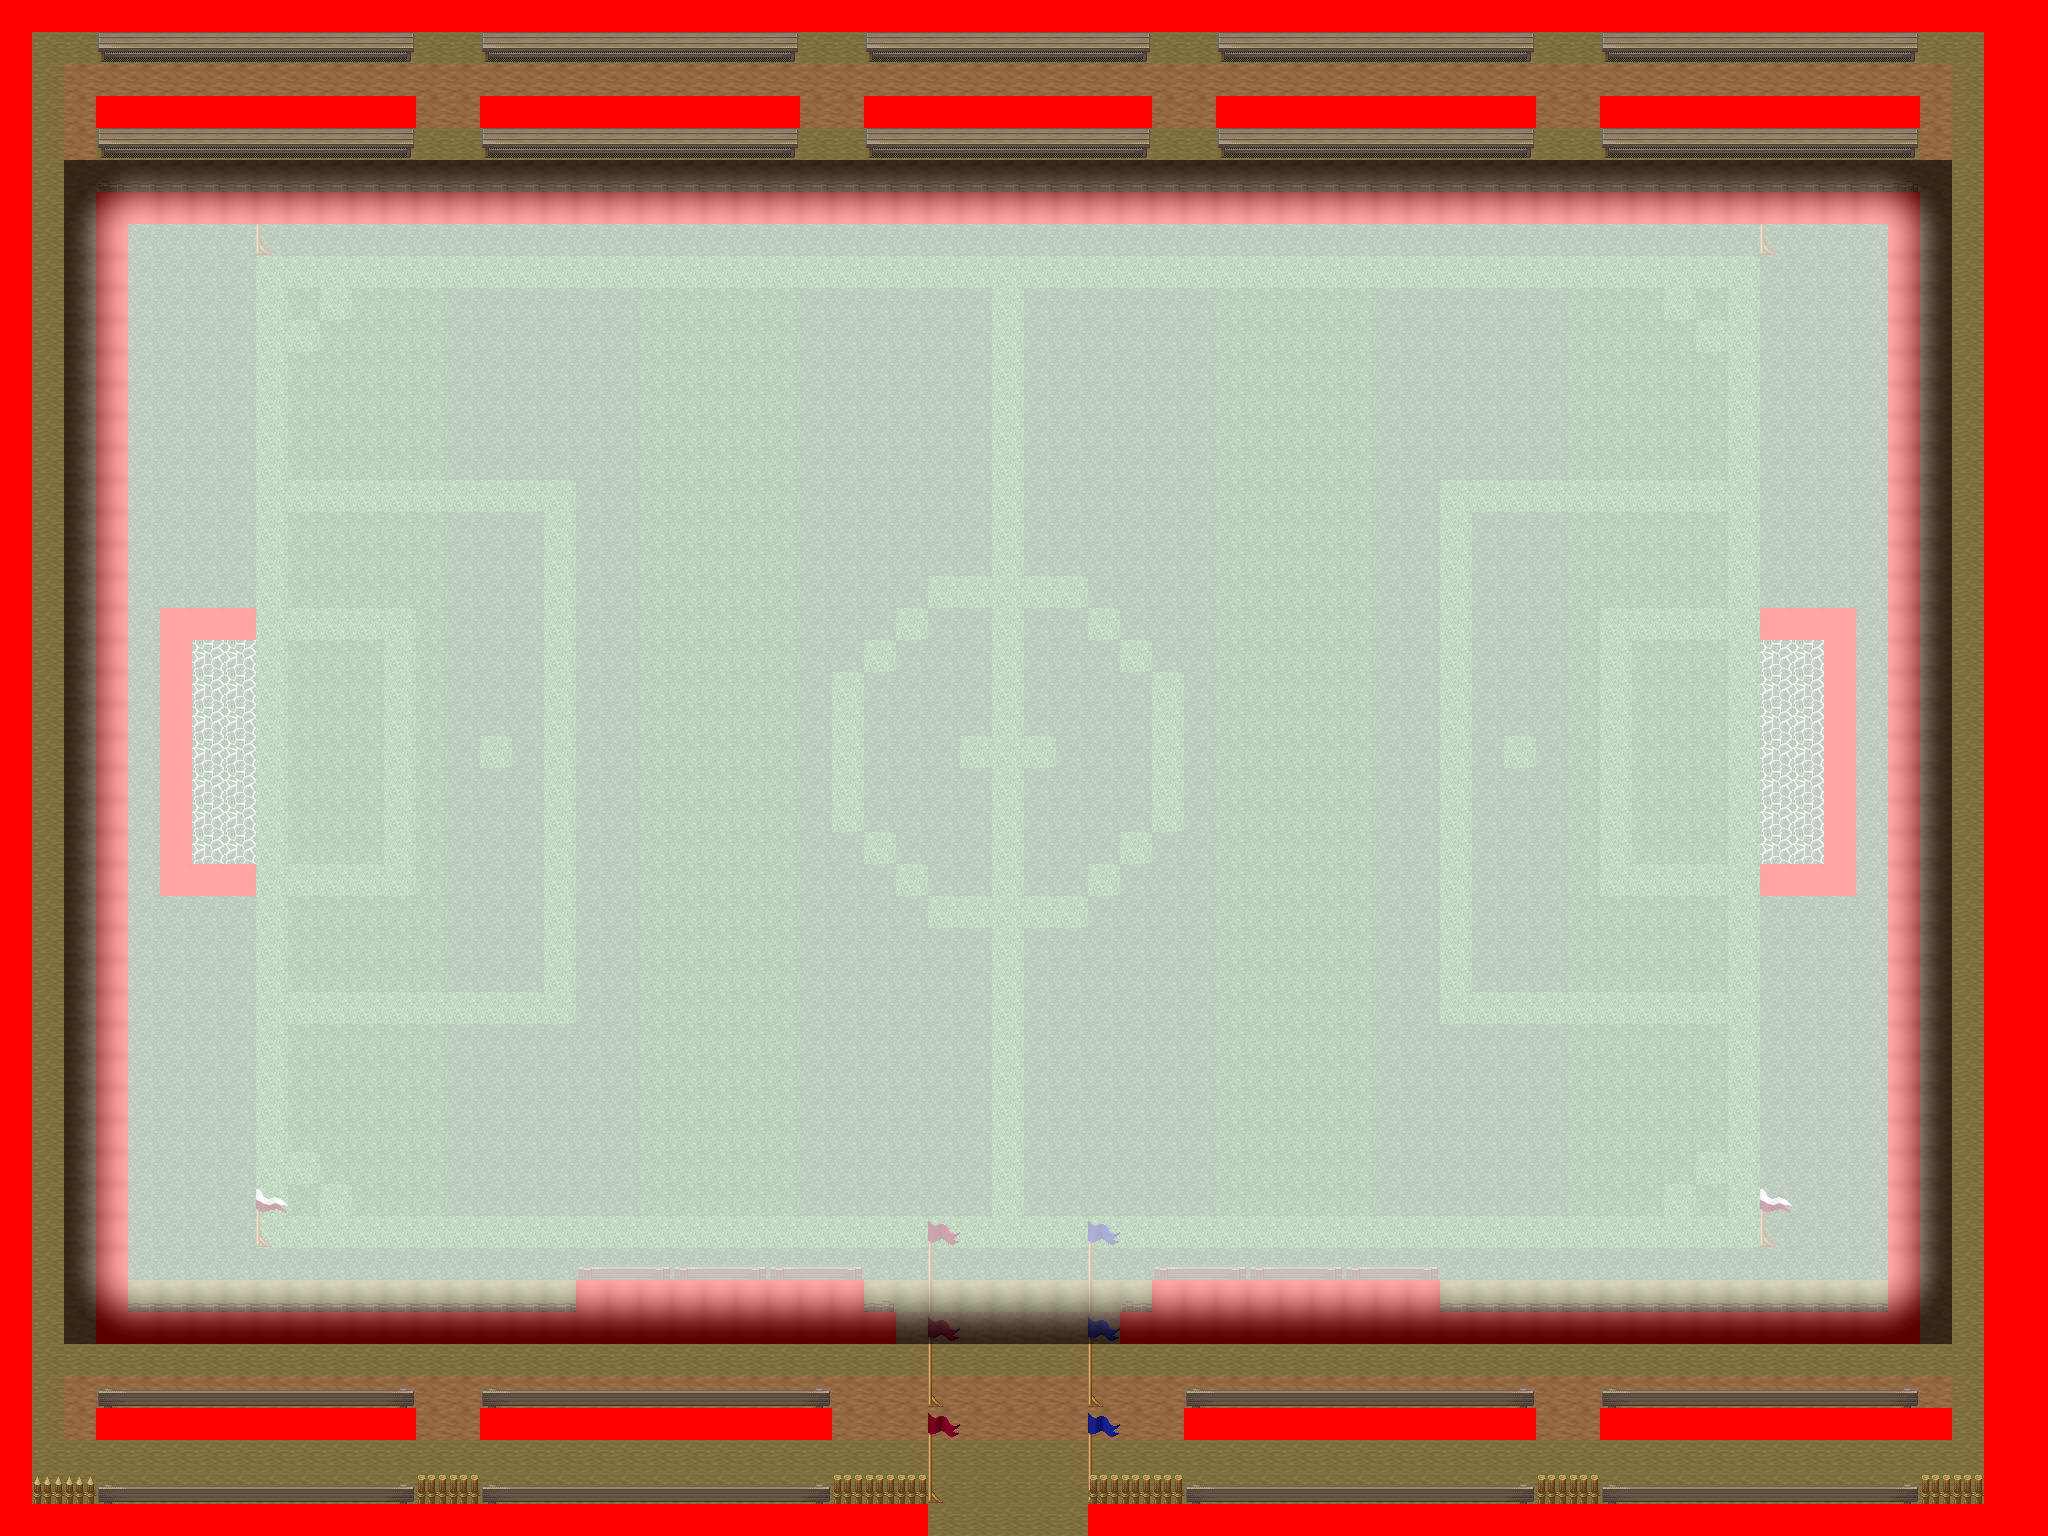

A 2D game scene composited from a Tiled map and its tileset images. What follows is a short description and the map's XML, with each tile layer's data collapsed to a summary:
An orthogonal 64x48 tile map with 32x32 px tiles, 9 tile layers (0_floor, 1_terrain, 2_object, 3_roof, ...), 1 hidden layer not drawn, 9 tilesets.

<map version="1.2" tiledversion="1.2.0" orientation="orthogonal" renderorder="right-down" width="64" height="48" tilewidth="32" tileheight="32" infinite="0" nextlayerid="11" nextobjectid="1">
 <tileset firstgid="1" name="ground" tilewidth="32" tileheight="32" tilecount="33" columns="3">
  <image source="../../tileset/ground/ground.png" trans="ffffff" width="96" height="352" />
 </tileset>
 <tileset firstgid="34" name="siatka" tilewidth="32" tileheight="32" tilecount="9" columns="3">
  <image source="../../tileset/object/trellis_small.png" width="96" height="96" />
 </tileset>
 <tileset firstgid="43" name="bramka" tilewidth="32" tileheight="32" tilecount="42" columns="7">
  <image source="../../tileset/building/fence/wooden_brown_fence.png" width="224" height="192" />
 </tileset>
 <tileset firstgid="85" name="collision" tilewidth="32" tileheight="32" tilecount="1" columns="1">
  <image source="../../tileset/logic/collision.png" width="32" height="32" />
 </tileset>
 <tileset firstgid="86" name="flaga" tilewidth="32" tileheight="32" tilecount="36" columns="3">
  <image source="../../tileset/pol/wyposazenie/flagi.png" width="96" height="384" />
 </tileset>
 <tileset firstgid="122" name="trybuny" tilewidth="32" tileheight="32" tilecount="12" columns="3">
  <image source="../../tileset/pol/wyposazenie/lawki_krzesla/lawka_ciemna.png" width="96" height="128" />
 </tileset>
 <tileset firstgid="134" name="protection" tilewidth="32" tileheight="32" tilecount="2" columns="2">
  <image source="../../tileset/logic/protection.png" width="64" height="32" />
 </tileset>
 <tileset firstgid="136" name="ostro" tilewidth="32" tileheight="32" tilecount="25" columns="5">
  <image source="../../tileset/pol/ogrodzenie/ostrokol.png" width="160" height="160" />
 </tileset>
 <tileset firstgid="161" name="latarnia_blaszczysko" tilewidth="32" tileheight="32" tilecount="25" columns="5">
  <image source="../../tileset/pol/oswietlenie/latarnia_blaszczysko.png" width="160" height="160" />
 </tileset>
 <layer id="1" name="0_floor" width="64" height="48">
  <data>[3072 cells, 3072 non-empty, 6 distinct tile ids]</data>
 </layer>
 <layer id="2" name="1_terrain" width="64" height="48">
  <data>[3072 cells, 124 non-empty, 4 distinct tile ids]</data>
 </layer>
 <layer id="3" name="2_object" width="64" height="48">
  <data>[3072 cells, 499 non-empty, 23 distinct tile ids]</data>
 </layer>
 <layer id="4" name="3_roof" width="64" height="48">
  <data>[3072 cells, 377 non-empty, 33 distinct tile ids]</data>
 </layer>
 <layer id="5" name="4_roof_add" width="64" height="48">
  <data>[3072 cells, 30 non-empty, 5 distinct tile ids]</data>
 </layer>
 <layer id="6" name="objects" width="64" height="48">
  <data>[3072 cells, 0 non-empty, 0 distinct tile ids]</data>
 </layer>
 <layer id="7" name="collision" width="64" height="48">
  <data>[3072 cells, 572 non-empty, 1 distinct tile ids]</data>
 </layer>
 <layer id="8" name="protection" width="64" height="48" visible="0">
  <data>[3072 cells, 3072 non-empty, 1 distinct tile ids]</data>
 </layer>
 <layer id="9" name="blend_ground" width="64" height="48" opacity="0.4">
  <data>[3072 cells, 2183 non-empty, 25 distinct tile ids]</data>
 </layer>
 <layer id="10" name="blend_roof" width="64" height="48" opacity="0.4">
  <data>[3072 cells, 2183 non-empty, 25 distinct tile ids]</data>
 </layer>
</map>
